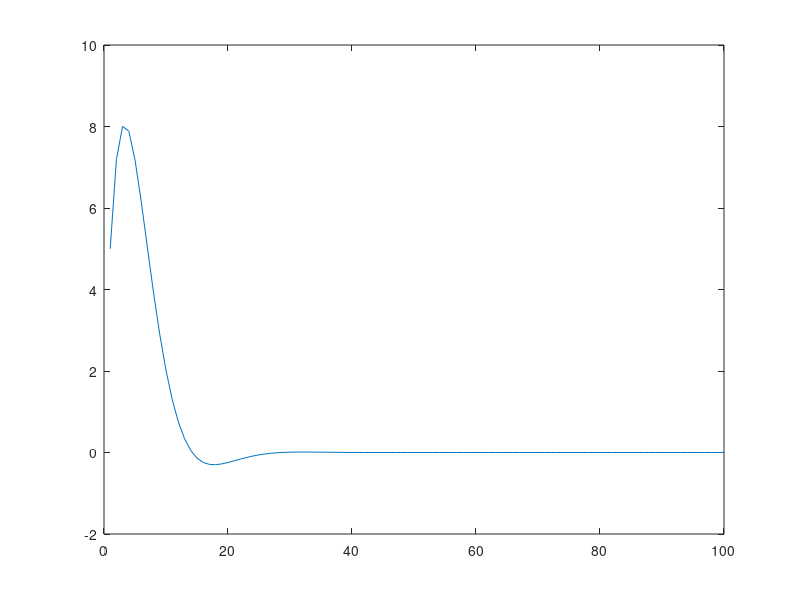

The MATLAB script that drew this image:
close all; clear all;

deltaT = 1;
A = [1 deltaT; 0 1];
B = [deltaT*deltaT/2; deltaT];

Q = eye(2);
R = 100;

K = dlqr(A,B,Q,R);

nSim = 100;
x = zeros(2,nSim);
u = zeros(1, nSim);
x(:, 1) = [5; 3];

newA = A-2*B*K;
d = eig(newA);

for i = 1:nSim-1
    u(i) = -K*x(:, i);
    x(:, i+1) = A*x(:, i) +B*u(i);
end

figure(1)
plot(x(1, :));